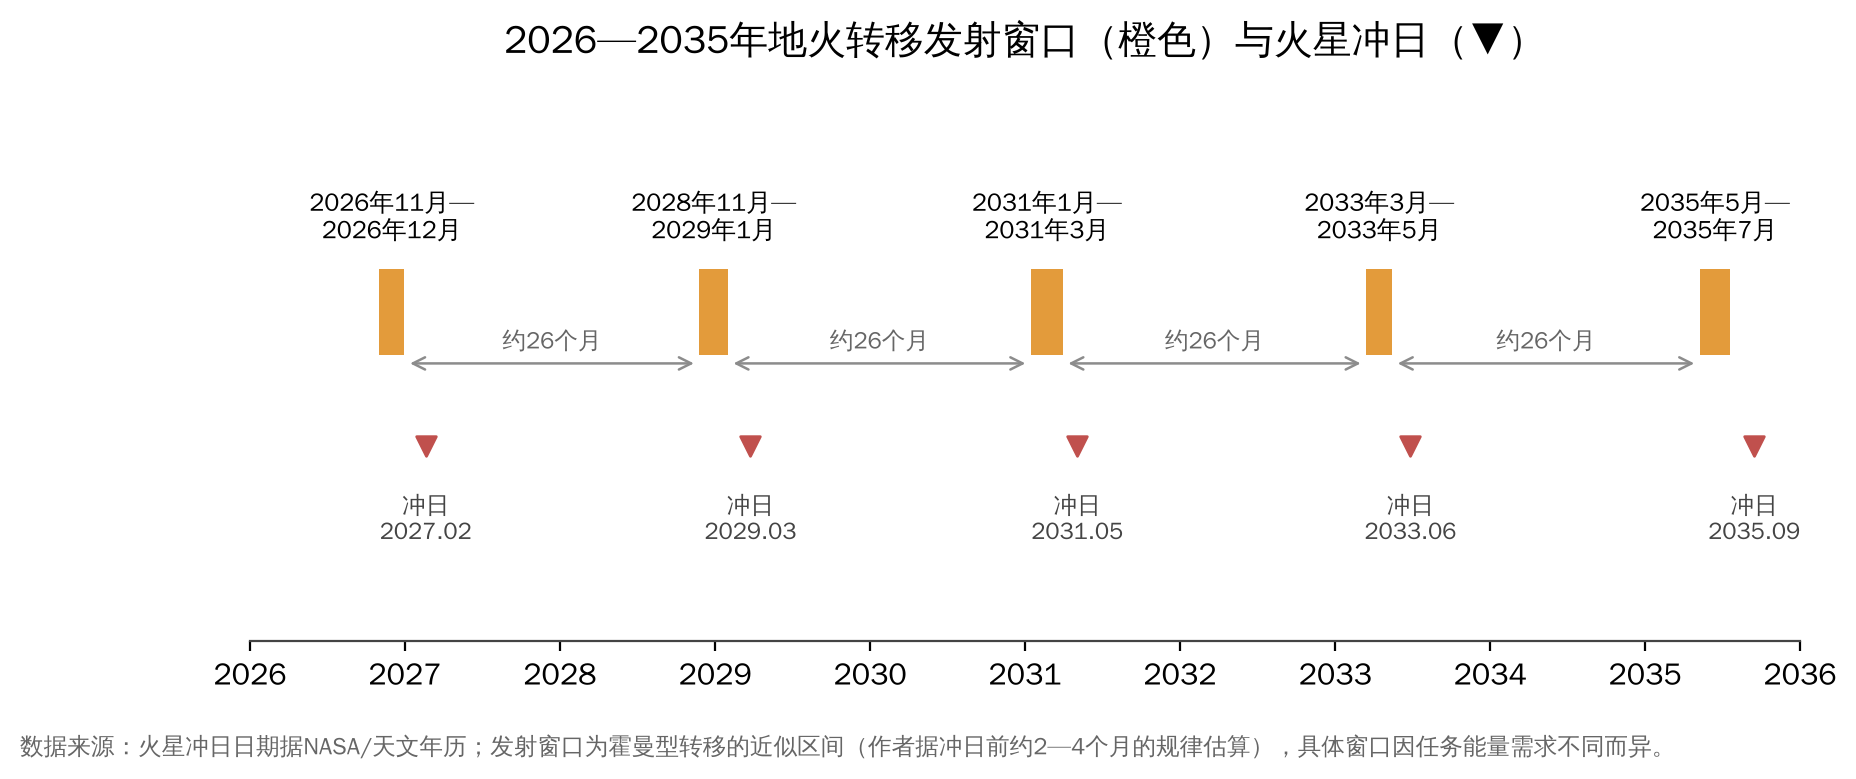

Generate this figure with Python:
import sys, pathlib
sys.path.insert(0, str(pathlib.Path(__file__).resolve().parents[2] / "common"))
from chartstyle import plt, PALETTE, ACCENT, GREY, save, source_note
import datetime as dt
import matplotlib.dates as mdates

# 近似的地火霍曼转移发射窗口（各约1—2个月）与火星冲日日期
windows = [
    ("2026-11-01", "2026-12-31", "2027-02-19"),
    ("2028-11-25", "2029-01-31", "2029-03-25"),
    ("2031-01-15", "2031-03-31", "2031-05-04"),
    ("2033-03-15", "2033-05-15", "2033-06-27"),
    ("2035-05-10", "2035-07-20", "2035-09-15"),
]
d = lambda s: dt.datetime.strptime(s, "%Y-%m-%d")
fig, ax = plt.subplots(figsize=(10, 3.6))
for i, (a, b, opp) in enumerate(windows):
    ax.barh(1, (d(b) - d(a)).days, left=d(a), height=0.42, color=PALETTE[3])
    ax.scatter(d(opp), 0.35, marker="v", color=ACCENT, s=50, zorder=3)
    mid = d(a) + (d(b) - d(a)) / 2
    ax.text(mid, 1.33, f"{d(a).year}年{d(a).month}月—\n{d(b).year}年{d(b).month}月", ha="center", va="bottom", fontsize=9)
    ax.text(d(opp), 0.12, f"冲日\n{d(opp).year}.{d(opp).month:02d}", ha="center", va="top", fontsize=8.5, color="#444444")
    if i < len(windows) - 1:
        nxt = d(windows[i + 1][0])
        ax.annotate("", xy=(nxt, 0.75), xytext=(d(b), 0.75),
                    arrowprops=dict(arrowstyle="<->", color=GREY, lw=0.9))
        ax.text(d(b) + (nxt - d(b)) / 2, 0.8, "约26个月", ha="center", va="bottom", fontsize=8.5, color="#666666")
ax.set_ylim(-0.6, 2.1)
ax.set_yticks([])
ax.spines["left"].set_visible(False)
ax.grid(False)
ax.xaxis.set_major_locator(mdates.YearLocator())
ax.xaxis.set_major_formatter(mdates.DateFormatter("%Y"))
ax.set_xlim(d("2026-01-01"), d("2036-01-01"))
ax.set_title("2026—2035年地火转移发射窗口（橙色）与火星冲日（▼）")
source_note(fig, "数据来源：火星冲日日期据NASA/天文年历；发射窗口为霍曼型转移的近似区间（作者据冲日前约2—4个月的规律估算），具体窗口因任务能量需求不同而异。")
save(fig, __file__)
